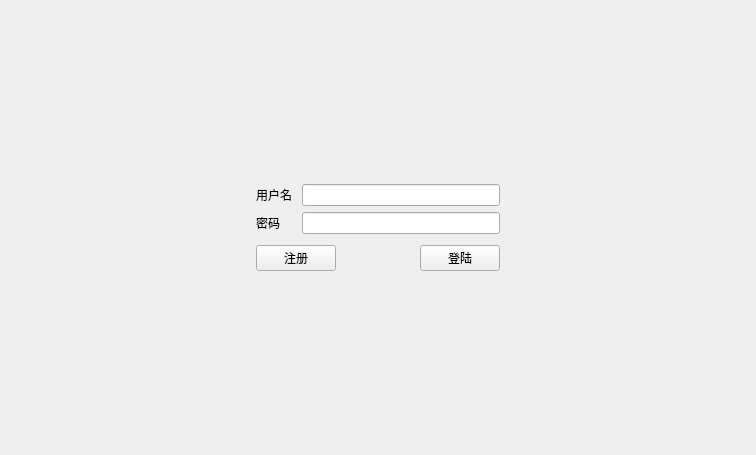
<?xml version="1.0" encoding="UTF-8"?>
<ui version="4.0">
 <class>Login</class>
 <widget class="QWidget" name="Login">
  <property name="geometry">
   <rect>
    <x>0</x>
    <y>0</y>
    <width>756</width>
    <height>455</height>
   </rect>
  </property>
  <property name="windowTitle">
   <string>Form</string>
  </property>
  <layout class="QVBoxLayout" name="verticalLayout_2">
   <item>
    <layout class="QGridLayout" name="gridLayout_2">
     <item row="0" column="1">
      <spacer name="verticalSpacer_2">
       <property name="orientation">
        <enum>Qt::Vertical</enum>
       </property>
       <property name="sizeHint" stdset="0">
        <size>
         <width>20</width>
         <height>35</height>
        </size>
       </property>
      </spacer>
     </item>
     <item row="1" column="0">
      <spacer name="horizontalSpacer_2">
       <property name="orientation">
        <enum>Qt::Horizontal</enum>
       </property>
       <property name="sizeHint" stdset="0">
        <size>
         <width>40</width>
         <height>20</height>
        </size>
       </property>
      </spacer>
     </item>
     <item row="1" column="1" rowspan="2">
      <layout class="QVBoxLayout" name="verticalLayout">
       <item>
        <layout class="QGridLayout" name="gridLayout">
         <item row="0" column="0">
          <widget class="QLabel" name="label">
           <property name="text">
            <string>用户名 </string>
           </property>
          </widget>
         </item>
         <item row="0" column="1">
          <widget class="QLineEdit" name="userName"/>
         </item>
         <item row="1" column="0">
          <widget class="QLabel" name="label_2">
           <property name="text">
            <string>密码 </string>
           </property>
          </widget>
         </item>
         <item row="1" column="1">
          <widget class="QLineEdit" name="passwd"/>
         </item>
        </layout>
       </item>
       <item>
        <spacer name="verticalSpacer">
         <property name="orientation">
          <enum>Qt::Vertical</enum>
         </property>
         <property name="sizeHint" stdset="0">
          <size>
           <width>5</width>
           <height>5</height>
          </size>
         </property>
        </spacer>
       </item>
       <item>
        <layout class="QHBoxLayout" name="horizontalLayout">
         <item>
          <widget class="QPushButton" name="btnRegist">
           <property name="text">
            <string>注册</string>
           </property>
          </widget>
         </item>
         <item>
          <spacer name="horizontalSpacer">
           <property name="orientation">
            <enum>Qt::Horizontal</enum>
           </property>
           <property name="sizeHint" stdset="0">
            <size>
             <width>40</width>
             <height>20</height>
            </size>
           </property>
          </spacer>
         </item>
         <item>
          <widget class="QPushButton" name="btnLogin">
           <property name="text">
            <string>登陆</string>
           </property>
          </widget>
         </item>
        </layout>
       </item>
      </layout>
     </item>
     <item row="2" column="2">
      <spacer name="horizontalSpacer_3">
       <property name="orientation">
        <enum>Qt::Horizontal</enum>
       </property>
       <property name="sizeHint" stdset="0">
        <size>
         <width>40</width>
         <height>20</height>
        </size>
       </property>
      </spacer>
     </item>
     <item row="3" column="1">
      <spacer name="verticalSpacer_3">
       <property name="orientation">
        <enum>Qt::Vertical</enum>
       </property>
       <property name="sizeHint" stdset="0">
        <size>
         <width>20</width>
         <height>40</height>
        </size>
       </property>
      </spacer>
     </item>
    </layout>
   </item>
  </layout>
 </widget>
 <resources/>
 <connections/>
</ui>
